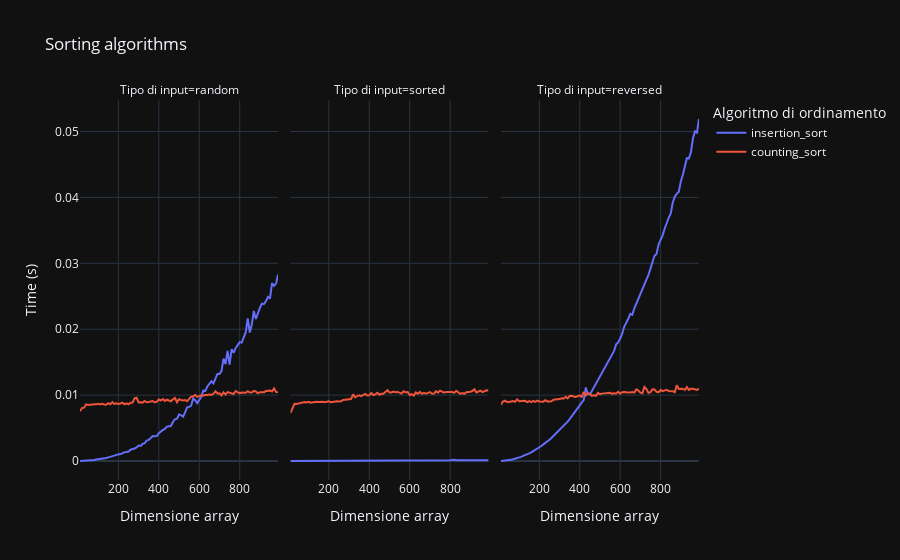

The notebook cell this image was saved under:
### Code cell
figure = px.line(df.query("num_samples > 0"),
                 x="num_samples",
                 y="time",
                 color="test_type",
                 facet_col="input_type",
                 title="Sorting algorithms",
                 labels={"num_samples": "Dimensione array", "time": "Time (s)", "test_type": "Algoritmo di ordinamento", "input_type": "Tipo di input"})
figure.show()
